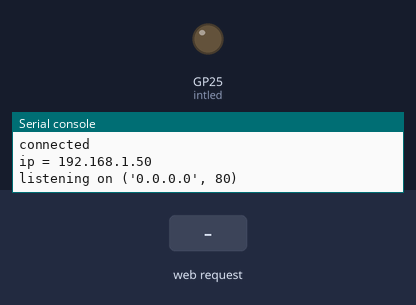
Simulated run of this program. Board: Raspberry Pi Pico running MicroPython. On the bench: output pins drawn as LEDs (lit = HIGH), the last lines printed to the serial console. The inputs (shaded band) are chosen by the test bench. WiFi joins after 1.5 s.

Above: at 3.2 s.
3.3 s: HTTP request GET /light/on received
At 4.5 s:
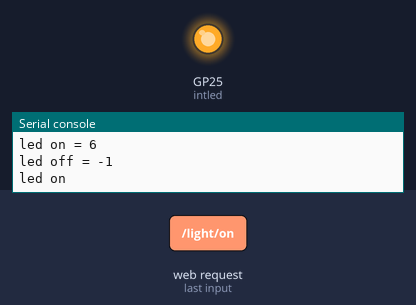
4.8 s: HTTP request GET /light/off received
At 5.7 s:
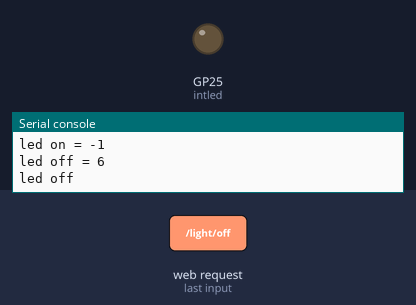
Timing chart, 0 to 7.8 s (numbered marks = the images above; inputs shaded):
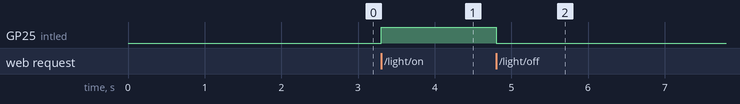

The program:

main.py
```python
import network
import socket
import time
import machine

from machine import Pin

intled = machine.Pin("LED", machine.Pin.OUT)

ssid = 'Network'
password = 'fterjrbxQw'

wlan = network.WLAN(network.STA_IF)
wlan.active(True)
wlan.connect(ssid, password)

html = """<!DOCTYPE html>
    <html>
        <head> <title>Pico W</title> </head>
        <body> <h1>Pico W</h1>
            <p>Hello World</p>
            <p>
            <a href='/light/on'>Turn Light On</a>
            </p>
            <p>
            <a href='/light/off'>Turn Light Off</a>
            </p>
            <br>
        </body>
    </html>
"""

# Wait for connect or fail
max_wait = 10
while max_wait > 0:
    if wlan.status() < 0 or wlan.status() >= 3:
        break
    max_wait -= 1
    print('waiting for connection...')
    time.sleep(1)

# Handle connection error
if wlan.status() != 3:
    raise RuntimeError('network connection failed')
else:
    print('connected')
    status = wlan.ifconfig()
    print( 'ip = ' + status[0] )

# Open socket
addr = socket.getaddrinfo('0.0.0.0', 80)[0][-1]


s = socket.socket()
s.bind(addr)
s.listen(1)

print('listening on', addr)

stateis = ""

# Listen for connections
while True:
    try:
        cl, addr = s.accept()
        print('client connected from', addr)

        request = cl.recv(1024)
        print(request)

        request = str(request)
        led_on = request.find('/light/on')
        led_off = request.find('/light/off')
        print( 'led on = ' + str(led_on))
        print( 'led off = ' + str(led_off))

        if led_on == 6:
            print("led on")
            intled.value(1)
            stateis = "LED is ON"

        if led_off == 6:
            print("led off")
            intled.value(0)
            stateis = "LED is OFF"

        response = html + stateis

        cl.send('HTTP/1.0 200 OK\r\nContent-type: text/html\r\n\r\n')
        cl.send(response)
        cl.close()

    except OSError as e:
        cl.close()
        print('connection closed')
```

Measured:
- after the input at 3.3 s, GP25 (intled): LOW → HIGH at once
- after the input at 4.8 s, GP25 (intled): HIGH → LOW at once
